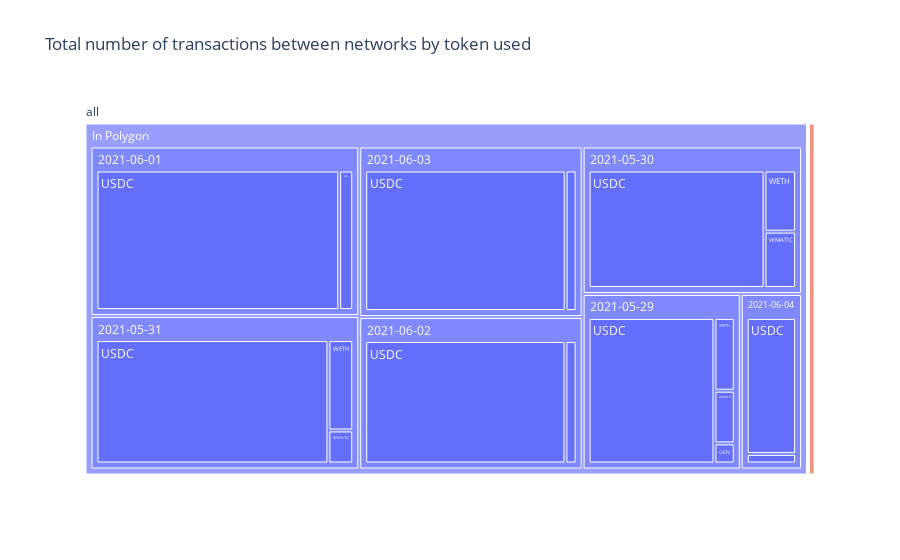

This figure's notebook cell:
### Code cell
import plotly.express as px

dfPolygonInGrouped, dfPolygonOutGrouped = groupByTokenandPeriod(period = "Date")
dfPolygonInGrouped["In"] = "In Polygon"
dfPolygonOutGrouped["In"] = "Out to BSC"
dfForTree = dfPolygonInGrouped.append(dfPolygonOutGrouped)

vendors = dfForTree.Token_Symbol
regions = dfForTree.In
sales = dfForTree.Volume['count'].values
dates = dfForTree['Date'].values

df = pd.DataFrame(
    dict(vendors=vendors, regions=regions, dates = dates, sales=sales)
)

df["all"] = "all" # in order to have a single root node

fig = px.treemap(df, path=['all', 'regions', 'dates', 'vendors'], 
                 values='sales', title="Total number of transactions between networks by token used")
fig.show()

### Figure 1 — Plotly figure (JSON) as saved in the notebook; plotly's stock layout.template omitted (floating-point values rounded to 4 significant figures)
{"data": [{"branchvalues": "total", "domain": {"x": [0, 1], "y": [0, 1]}, "hovertemplate": "labels=%{label}<br>sales=%{value}<br>parent=%{parent}<br>id=%{id}<extra></extra>", "ids": ["all/In Polygon/2021-05-29/GEN", "all/In Polygon/2021-05-29/USDC", "all/In Polygon/2021-05-30/USDC", "all/In Polygon/2021-05-31/USDC", "all/In Polygon/2021-06-01/USDC", "all/In Polygon/2021-06-02/USDC", "all/In Polygon/2021-06-03/USDC", "all/In Polygon/2021-06-04/USDC", "all/In Polygon/2021-05-29/WETH", "all/In Polygon/2021-05-30/WETH", "all/In Polygon/2021-05-31/WETH", "all/In Polygon/2021-06-01/WETH", "all/In Polygon/2021-06-02/WETH", "all/In Polygon/2021-06-03/WETH", "all/In Polygon/2021-06-04/WETH", "all/In Polygon/2021-05-29/WMATIC", "all/Out to BSC/2021-05-29/WMATIC", "all/In Polygon/2021-05-30/WMATIC", "all/Out to BSC/2021-05-30/WMATIC", "all/In Polygon/2021-05-31/WMATIC", "all/Out to BSC/2021-05-31/WMATIC", "all/In Polygon/2021-05-29", "all/Out to BSC/2021-05-29", "all/In Polygon/2021-05-30", "all/Out to BSC/2021-05-30", "all/In Polygon/2021-05-31", "all/Out to BSC/2021-05-31", "all/In Polygon/2021-06-01", "all/In Polygon/2021-06-02", "all/In Polygon/2021-06-03", "all/In Polygon/2021-06-04", "all/In Polygon", "all/Out to BSC", "all"], "labels": ["GEN", "USDC", "USDC", "USDC", "USDC", "USDC", "USDC", "USDC", "WETH", "WETH", "WETH", "WETH", "WETH", "WETH", "WETH", "WMATIC", "WMATIC", "WMATIC", "WMATIC", "WMATIC", "WMATIC", "2021-05-29", "2021-05-29", "2021-05-30", "2021-05-30", "2021-05-31", "2021-05-31", "2021-06-01", "2021-06-02", "2021-06-03", "2021-06-04", "In Polygon", "Out to BSC", "all"], "name": "", "parents": ["all/In Polygon/2021-05-29", "all/In Polygon/2021-05-29", "all/In Polygon/2021-05-30", "all/In Polygon/2021-05-31", "all/In Polygon/2021-06-01", "all/In Polygon/2021-06-02", "all/In Polygon/2021-06-03", "all/In Polygon/2021-06-04", "all/In Polygon/2021-05-29", "all/In Polygon/2021-05-30", "all/In Polygon/2021-05-31", "all/In Polygon/2021-06-01", "all/In Polygon/2021-06-02", "all/In Polygon/2021-06-03", "all/In Polygon/2021-06-04", "all/In Polygon/2021-05-29", "all/Out to BSC/2021-05-29", "all/In Polygon/2021-05-30", "all/Out to BSC/2021-05-30", "all/In Polygon/2021-05-31", "all/Out to BSC/2021-05-31", "all/In Polygon", "all/Out to BSC", "all/In Polygon", "all/Out to BSC", "all/In Polygon", "all/Out to BSC", "all/In Polygon", "all/In Polygon", "all/In Polygon", "all/In Polygon", "all", "all", ""], "type": "treemap", "values": [21, 942, 1081, 1468, 1697, 1271, 1423, 396, 76, 101, 115, 98, 71, 78, 28, 55, 83, 93, 8, 42, 2, 1094, 83, 1275, 8, 1625, 2, 1795, 1342, 1501, 424, 9056, 93, 9149]}], "layout": {"legend": {"tracegroupgap": 0}, "title": {"text": "Total number of transactions between networks by token used"}}}
